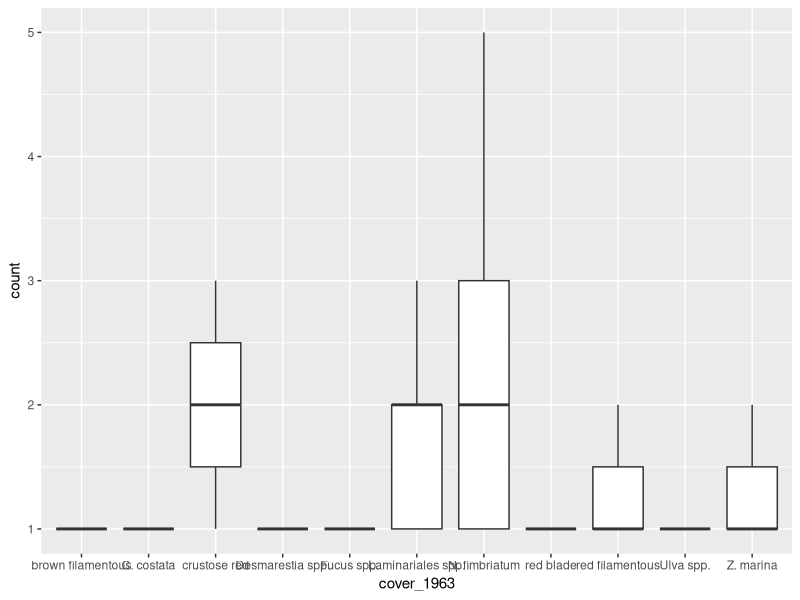
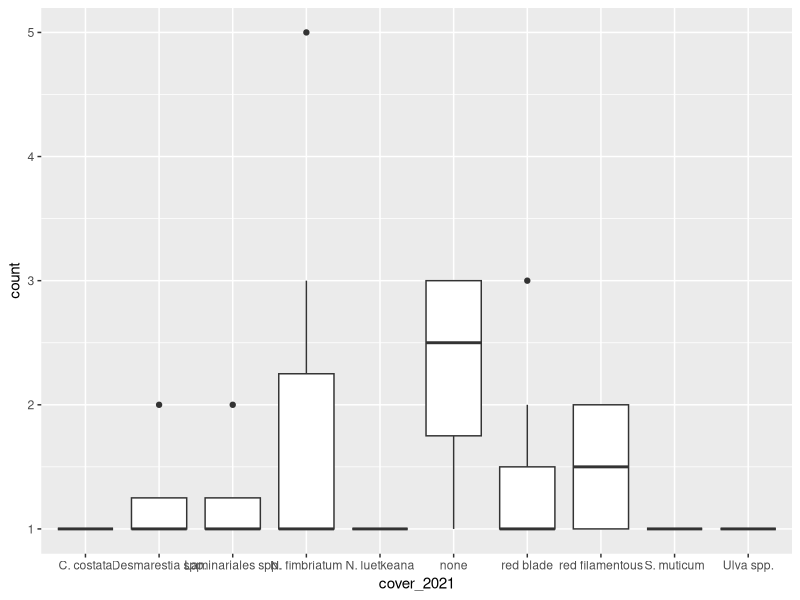

Write R code to recreate these figures, in order.
#++++++++++++++++++++++++++++++++++++++++++++++++++++++++++++++++++++++++++++++++++
#                                                                                ##
# Neushul Algal Survey Redux - Extraction Data                                   ##
# Data are current as of 2021-07-05                                              ##
# Data source: M. Neushul, Studies of Subtidal Marine Vegetation in Western      ##  
#                   Washington, Ecology, Vol. 48, No. 1 (Jan., 1967), pp. 83-94  ##
# R code prepared by Ross Whippo                                                 ##
# Last updated 2021-07-07                                                        ##
#                                                                                ##
#++++++++++++++++++++++++++++++++++++++++++++++++++++++++++++++++++++++++++++++++++

# SUMMARY: Photo quadrat data analysis.


# Required Files (check that script is loading latest version):
# annotations.csv

# Associated Scripts:
# none

# TO DO 

# +++++++++++++++++++++++++++++++++++++++++++++++++++++++++++++++++++++++++++++++++
# TABLE OF CONTENTS                                                            ####
#                                                                                 +
# RECENT CHANGES TO SCRIPT                                                        +
# LOAD PACKAGES                                                                   +
# READ IN AND PREPARE DATA                                                        +
# MANIPULATE DATA                                                                 +
#                                                                                 +
#++++++++++++++++++++++++++++++++++++++++++++++++++++++++++++++++++++++++++++++++++

#++++++++++++++++++++++++++++++++++++++++++++++++++++++++++++++++++++++++++++++++++
# RECENT CHANGES TO SCRIPT                                                     ####
#++++++++++++++++++++++++++++++++++++++++++++++++++++++++++++++++++++++++++++++++++

# 2021-07-05 Script created
# 2021-07-07 downloaded most recent version of annotations to test scripts


#++++++++++++++++++++++++++++++++++++++++++++++++++++++++++++++++++++++++++++++++++
# LOAD PACKAGES                                                                ####
#++++++++++++++++++++++++++++++++++++++++++++++++++++++++++++++++++++++++++++++++++

library(tidyverse)
library(vegan)

#++++++++++++++++++++++++++++++++++++++++++++++++++++++++++++++++++++++++++++++++++
# READ IN AND PREPARE DATA                                                     ####
#++++++++++++++++++++++++++++++++++++++++++++++++++++++++++++++++++++++++++++++++++


# SCUBA UPC
Neushul_Dive_UPC <- read_csv("data/collected/Neushul_Dive_UPC.csv", 
                             col_types = cols(transect = col_character()))
# correct tide heights for MLLW
Neushul_Dive_UPC <- Neushul_Dive_UPC %>%
  group_by(transect) %>%
  mutate(depth_MLLW = case_when(transect == '33' ~ depth_m + 0.4,
                                transect == '3' ~ depth_m + 0.45,
                                transect == '27' ~ depth_m + 0.45))
# correct wrong distances
Neushul_Dive_UPC <- Neushul_Dive_UPC %>%
  mutate(distance_ft = case_when(transect == '33' ~ distance_ft,
                              transect == '3' ~ distance_ft,
                              transect == '27' ~ distance_ft + 110))
                                                 

# SNORKEL UPC
Neushul_Snorkel_UPC <- read_csv("data/collected/Neushul_Snorkel_UPC.csv", 
                                col_types = cols(transect = col_character()))
# correct tide heights for MLLW
Neushul_Snorkel_UPC <- Neushul_Snorkel_UPC %>%
  group_by(date) %>%
  mutate(depth_MLLW = case_when(date == '2021-07-06' ~ depth_m - 1.5,
                                date == '2021-07-10' ~ depth_m + 0.3))

# Neushul dominant cover from figures
Neushul_Xsection_data_extractions <- read_csv("data/extraction/Neushul_Xsection_data-extractions.csv", 
                                              col_types = cols(`table-number` = col_character()))


### Extract overlapping scuba transects
Neushul_UPC_overlap <- Neushul_Xsection_data_extractions %>%
  filter(transect %in% c('3', '27', '33'))

# export corrected depths to csv
MLLW_depths_snorkscub <- Neushul_Dive_UPC %>%
  select(date, scubaSnorkel, transect, distance_ft, depth_MLLW) 
MLLW_depths_snorkscub <- bind_rows(MLLW_depths_snorkscub, Neushul_Snorkel_UPC[,c(1, 4, 6, 11, 17)])  
write_csv(MLLW_depths_snorkscub, "MLLW_depths_snorkscub.csv")

#++++++++++++++++++++++++++++++++++++++++++++++++++++++++++++++++++++++++++++++++++
# DATA ANALYSES                                                                ####
#++++++++++++++++++++++++++++++++++++++++++++++++++++++++++++++++++++++++++++++++++

#   join Neushul data with dive surveys
dive_1 <- Neushul_Dive_UPC %>%
  select(transect, distance_ft, depth_MLLW, substrate, alga, associates) %>%
  separate(alga, c("alga1", "alga2", "alga3", "alga4"), sep = "\\|") %>%
  separate(associates, c('ass1', 'ass2', 'ass3', 'ass4', 'ass5'), sep = "\\|") %>%
  unite("ID", transect, distance_ft, sep = "_", remove = FALSE)

neush_1 <- Neushul_UPC_overlap %>%
  select(transect, segment, depth, substrate, `table-ID`) %>%
  separate(segment, "distance_ft") %>%
  mutate(distance_ft = as.numeric(distance_ft) + 5) %>%
  separate(depth, "depth_MLLW" ) %>%
  separate(substrate, 'substrate') %>%
  unite("ID", transect, distance_ft, sep = "_", remove = FALSE)

joined_UPC <- select(dive_1, ID:alga1) %>%
  full_join(neush_1, by = "ID")


# add braoder categories for comparison

joined_UPC <- joined_UPC %>%
  mutate(cover_2021 = case_when(alga1 == "none" ~ "none",
                         alga1 == "CALL"  ~ "red filamentous",
                         alga1 == "NEFI" ~ "N. fimbriatum",
                         alga1 == "NEFI " ~ "N. fimbriatum",
                         alga1 == "lacy red #1 " ~ "red filamentous",
                         alga1 == "SALANI" ~ "Laminariales spp.",
                         alga1 == "SALANI " ~ "Laminariales spp.",
                         alga1 == "COCO " ~ "C. costata",
                         alga1 ==  "big red blade #1 " ~ "red blade",
                         alga1 == "CORM" ~ "red blade",
                         alga1 == "FRGA" ~ "red blade",
                         alga1 == "large red blade" ~ "red blade",
                         alga1 == "feathered red" ~ "red filamentous",
                         alga1 == "MASP " ~ "red blade",
                         alga1 == "MASP" ~ "red blade",
                         alga1 == "ULVA" ~ "Ulva spp.",
                         alga1 == "“red desmarestia”" ~ "red blade",
                         alga1 == "DESP" ~ "Desmarestia spp.",
                         alga1 == "SAGA" ~ "red filamentous",
                         alga1 == "SAGA " ~ "red filamentous",
                         alga1 == "SPPE" ~ "red blade",
                         alga1 == "NELU " ~ "N. luetkeana",
                         alga1 == "SAMU" ~ "S. muticum"))  
joined_UPC <- joined_UPC %>%
  mutate(cover_1963 = case_when(`table-ID` == "Crustose red algae" ~ "crustose red",
                                 `table-ID` == "Desmarestia spp."  ~ "Desmarestia spp.",
                                 `table-ID` == "Callophyllis spp." ~ "red filamentous",
                                 `table-ID` == "Fryeela gardneri" ~ "red blade",
                                 `table-ID` == "Agarum fimbriatum" ~ "N. fimbriatum", 
                                 `table-ID` == "Laminaria spp." ~ "Laminariales spp.",
                                 `table-ID` == "Ulvoids" ~ "Ulva spp.",
                                 `table-ID` == "Alaria spp." ~ "Laminariales spp.",
                                 `table-ID` == "Fuscus sp." ~ "Fucus spp.",
                                 `table-ID` == "Costaria costata" ~ "C. costata",
                                 `table-ID` == "Agarahiella coulteri" ~ "red filamentous",
                                 `table-ID` == "Gloiopeltis furcata" ~ "red filamentous",
                                 `table-ID` == "Diatom crust" ~ "brown filamentous",
                                 `table-ID` == "Zostera marina" ~ "Z. marina",
                                 `table-ID` == "Rhodymenia pertusa" ~ "red blade",
                                 `table-ID` == "Hydroids" ~ "none"))  
# filter out non-overlapping transect portions
filtered_UPC <- joined_UPC %>%
  filter(!is.na(cover_1963) & !is.na(cover_2021))
filtered_UPC$one <- 1
#assign trasect number to every occurence
filtered_UPC <- filtered_UPC %>%
  separate(ID, "transect", remove = FALSE)
# short summed occurences per transect
joined_UPC_short <- filtered_UPC %>%
  group_by(transect, cover_1963, cover_2021, one) %>%
  summarise(sum(one))
names(joined_UPC_short)[names(joined_UPC_short)=="sum(one)"] <- "count"



#++++++++++++++++++++++++++++++++++++++++++++++++++++++++++++++++++++++++++++++++++
# FIGURES                                                                      ####
#++++++++++++++++++++++++++++++++++++++++++++++++++++++++++++++++++++++++++++++++++

ggplot(joined_UPC_short, aes(x = cover_1963, y = count)) +
  geom_boxplot()
ggplot(joined_UPC_short, aes(x = cover_2021, y = count)) +
  geom_boxplot()

####
#<<<<<<<<<<<<<<<<<<<<<<<<<<END OF SCRIPT>>>>>>>>>>>>>>>>>>>>>>>>#

# SCRATCH PAD ####

